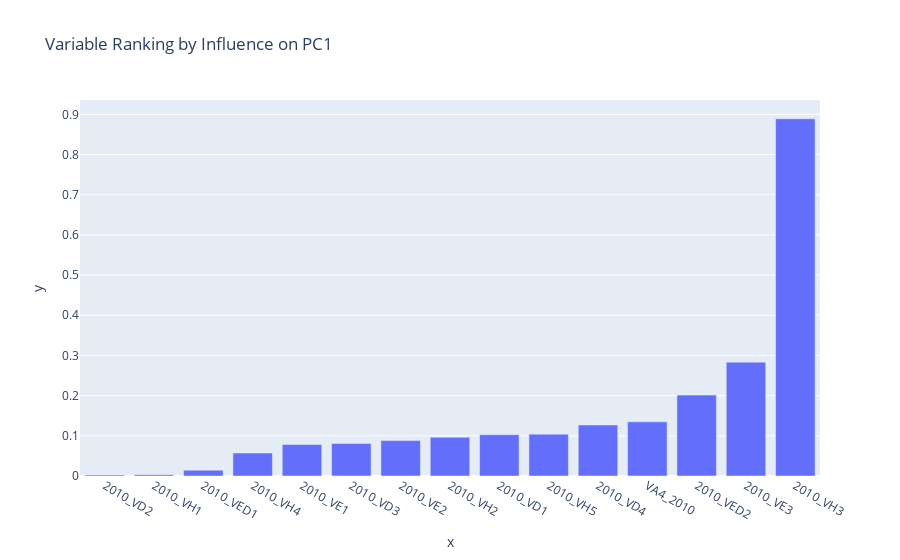

Notebook code for this chart:
### Markdown cell above
### Principal Component Analysis (PCA)

### Code cell
# PCA is used to understand which variables explain most of the variance
# in the data, identifying the most influential indicators.

ranking = calculate_pca(df_processed)
ranking_chart = px.bar(
  x=ranking.index,
  y=ranking["PC1_abs"],
  title="Variable Ranking by Influence on PC1"
)
ranking_chart.show()

### Figure 1 — Plotly figure (JSON) as saved in the notebook; plotly's stock layout.template omitted (floating-point values rounded to 4 significant figures)
{"data": [{"hovertemplate": "x=%{x}<br>y=%{y}<extra></extra>", "legendgroup": "", "marker": {"color": "#636efa", "pattern": {"shape": ""}}, "name": "", "orientation": "v", "showlegend": false, "textposition": "auto", "x": ["2010_VD2", "2010_VH1", "2010_VED1", "2010_VH4", "2010_VE1", "2010_VD3", "2010_VE2", "2010_VH2", "2010_VD1", "2010_VH5", "2010_VD4", "VA4_2010", "2010_VED2", "2010_VE3", "2010_VH3"], "xaxis": "x", "y": [0.002623, 0.003294, 0.0146, 0.05725, 0.07861, 0.08079, 0.08808, 0.09627, 0.1027, 0.1041, 0.127, 0.1348, 0.2013, 0.2833, 0.889], "yaxis": "y", "type": "bar"}], "layout": {"xaxis": {"anchor": "y", "domain": [0.0, 1.0], "title": {"text": "x"}}, "yaxis": {"anchor": "x", "domain": [0.0, 1.0], "title": {"text": "y"}}, "legend": {"tracegroupgap": 0}, "title": {"text": "Variable Ranking by Influence on PC1"}, "barmode": "relative"}}
